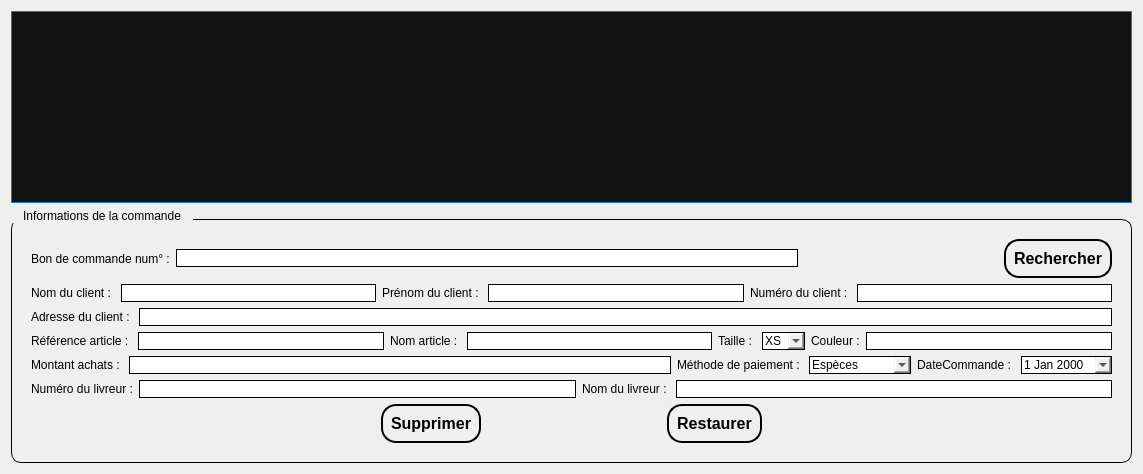
             <widget class="QWidget" name="tab_24">
              <attribute name="title">
               <string>  Backup  Commande  </string>
              </attribute>
              <layout class="QGridLayout" name="gridLayout_49">
               <item row="0" column="0">
                <layout class="QVBoxLayout" name="verticalLayout_26">
                 <item>
                  <widget class="QTableView" name="consulter_l_2">
                   <property name="styleSheet">
                    <string notr="true">QTableView {
    background-color: #121212; /* Noir doux pour réduire le contraste */
    alternate-background-color: #1E1E1E; /* Lignes alternées légèrement plus claires */
    color: #E0E0E0; /* Texte gris clair pour un contraste doux */
    border: 1px solid #1A73E8; /* Ligne de bordure bleu clair */
    gridline-color:#00159b; /* Ligne de grille bleu clair */
    selection-background-color: #00159b; /* Bleu élégant pour la sélection */
    selection-color: #FFFFFF; /* Texte blanc pour la sélection */
    font: 11pt &quot;Segoe UI&quot;; /* Police moderne et élégante */
}

QHeaderView::section {
    background-color: #00159b; /* Bleu clair pour les en-têtes */
    color: #FFFFFF; /* Texte blanc pour les en-têtes */
    font: bold 11pt &quot;Segoe UI&quot;; /* Police légèrement plus grande et audacieuse */
    padding: 4px; /* Espacement interne pour un style fin */
    border: none; /* Suppression des bordures visibles */
    border-bottom: 2px solid #121212; /* Ligne de séparation fine entre l'en-tête et les données */
}

QTableCornerButton::section {
    background-color: #00159b; /* Coin supérieur gauche assorti aux en-têtes */
    border: none; /* Suppression de la bordure pour un style minimaliste */
}
</string>
                   </property>
                  </widget>
                 </item>
                 <item>
                  <widget class="QGroupBox" name="groupBox_21">
                   <property name="sizePolicy">
                    <sizepolicy hsizetype="Expanding" vsizetype="Expanding">
                     <horstretch>0</horstretch>
                     <verstretch>0</verstretch>
                    </sizepolicy>
                   </property>
                   <property name="styleSheet">
                    <string notr="true">QGroupBox {
    border: 1px solid ; /* Bordure plus fine et élégante */
    border-radius: 10px;       /* Coins arrondis */
    padding: 10px;             /* Espace intérieur */
    margin-top: 10px;          /* Espace pour le titre */
}

QGroupBox::title {
    subcontrol-origin: margin;
    padding: 0 10px;                 /* Espace autour du titre */
    color: #000000;                  /* Couleur du texte du titre */
	color: rgb(0, 0, 0);       /* Fond du titre pour contraste */
    border-radius: 5px;              /* Coins arrondis du titre */
    font-weight: bold;               /* Met le titre en gras */
    font-size: 14px;                 /* Taille du texte */
}
</string>
                   </property>
                   <property name="title">
                    <string>Informations de la commande</string>
                   </property>
                   <layout class="QGridLayout" name="gridLayout_48">
                    <item row="0" column="0">
                     <layout class="QVBoxLayout" name="verticalLayout_43">
                      <item>
                       <layout class="QHBoxLayout" name="horizontalLayout_71">
                        <item>
                         <widget class="QLabel" name="label_145">
                          <property name="styleSheet">
                           <string notr="true">font: 600 9pt &quot;Segoe UI&quot;;
color: rgb(0, 0, 0);</string>
                          </property>
                          <property name="text">
                           <string>Bon de commande num° :</string>
                          </property>
                         </widget>
                        </item>
                        <item>
                         <widget class="QLineEdit" name="l_refl_s_2">
                          <property name="minimumSize">
                           <size>
                            <width>100</width>
                            <height>0</height>
                           </size>
                          </property>
                          <property name="styleSheet">
                           <string notr="true">color: rgb(0, 0, 0);
border: 1px solid black;
font: 600 10pt &quot;Segoe UI&quot;;</string>
                          </property>
                          <property name="readOnly">
                           <bool>false</bool>
                          </property>
                         </widget>
                        </item>
                        <item>
                         <spacer name="horizontalSpacer_53">
                          <property name="orientation">
                           <enum>Qt::Orientation::Horizontal</enum>
                          </property>
                          <property name="sizeType">
                           <enum>QSizePolicy::Policy::Fixed</enum>
                          </property>
                          <property name="sizeHint" stdset="0">
                           <size>
                            <width>200</width>
                            <height>20</height>
                           </size>
                          </property>
                         </spacer>
                        </item>
                        <item>
                         <widget class="QPushButton" name="b_rechercher_s_2">
                          <property name="styleSheet">
                           <string notr="true">QPushButton {
    color: black;                  /* Couleur du texte par défaut */
    border: 2px solid black;     /* Bordure légèrement plus foncée */
    border-radius: 15px;            /* Coins arrondis */
    padding: 8px 8px;             /* Espacement interne */
    font-size: 16px;               /* Taille de police */
    font-weight: bold;             /* Texte en gras */
    transition: background-color 0.3s ease; /* Transition douce pour la couleur */
}

QPushButton:hover {
    background-color: #00159b;     /* Couleur de fond au clic */
    color: white;                  /* Texte en blanc au clic */
}

QPushButton:pressed {
    background-color: #00159b;     /* Couleur de fond au clic */
    color: white;                  /* Texte en blanc au clic */
}
</string>
                          </property>
                          <property name="text">
                           <string>Rechercher</string>
                          </property>
                         </widget>
                        </item>
                       </layout>
                      </item>
                      <item>
                       <layout class="QHBoxLayout" name="horizontalLayout_65">
                        <item>
                         <widget class="QLabel" name="label_132">
                          <property name="styleSheet">
                           <string notr="true">font: 600 9pt &quot;Segoe UI&quot;;
color: rgb(0, 0, 0);</string>
                          </property>
                          <property name="text">
                           <string>Nom du client : </string>
                          </property>
                         </widget>
                        </item>
                        <item>
                         <widget class="QLineEdit" name="l_nomClientl_s_2">
                          <property name="minimumSize">
                           <size>
                            <width>100</width>
                            <height>0</height>
                           </size>
                          </property>
                          <property name="styleSheet">
                           <string notr="true">color: rgb(0, 0, 0);
border: 1px solid black;
font: 600 10pt &quot;Segoe UI&quot;;</string>
                          </property>
                          <property name="readOnly">
                           <bool>true</bool>
                          </property>
                         </widget>
                        </item>
                        <item>
                         <widget class="QLabel" name="label_133">
                          <property name="styleSheet">
                           <string notr="true">font: 600 9pt &quot;Segoe UI&quot;;
color: rgb(0, 0, 0);</string>
                          </property>
                          <property name="text">
                           <string>Prénom du client : </string>
                          </property>
                         </widget>
                        </item>
                        <item>
                         <widget class="QLineEdit" name="l_prenomClientl_s_2">
                          <property name="minimumSize">
                           <size>
                            <width>100</width>
                            <height>0</height>
                           </size>
                          </property>
                          <property name="styleSheet">
                           <string notr="true">color: rgb(0, 0, 0);
border: 1px solid black;
font: 600 10pt &quot;Segoe UI&quot;;</string>
                          </property>
                          <property name="readOnly">
                           <bool>true</bool>
                          </property>
                         </widget>
                        </item>
                        <item>
                         <widget class="QLabel" name="label_134">
                          <property name="styleSheet">
                           <string notr="true">font: 600 9pt &quot;Segoe UI&quot;;
color: rgb(0, 0, 0);</string>
                          </property>
                          <property name="text">
                           <string>Numéro du client : </string>
                          </property>
                         </widget>
                        </item>
                        <item>
                         <widget class="QLineEdit" name="l_idcl_s_2">
                          <property name="minimumSize">
                           <size>
                            <width>100</width>
                            <height>0</height>
                           </size>
                          </property>
                          <property name="styleSheet">
                           <string notr="true">color: rgb(0, 0, 0);
border: 1px solid black;
font: 600 10pt &quot;Segoe UI&quot;;</string>
                          </property>
                          <property name="readOnly">
                           <bool>true</bool>
                          </property>
                         </widget>
                        </item>
                       </layout>
                      </item>
                      <item>
                       <layout class="QHBoxLayout" name="horizontalLayout_66">
                        <item>
                         <widget class="QLabel" name="label_135">
                          <property name="styleSheet">
                           <string notr="true">font: 600 9pt &quot;Segoe UI&quot;;
color: rgb(0, 0, 0);</string>
                          </property>
                          <property name="text">
                           <string>Adresse du client : </string>
                          </property>
                         </widget>
                        </item>
                        <item>
                         <widget class="QLineEdit" name="l_adresseClientl_s_2">
                          <property name="minimumSize">
                           <size>
                            <width>100</width>
                            <height>0</height>
                           </size>
                          </property>
                          <property name="styleSheet">
                           <string notr="true">color: rgb(0, 0, 0);
border: 1px solid black;
font: 600 10pt &quot;Segoe UI&quot;;</string>
                          </property>
                          <property name="readOnly">
                           <bool>true</bool>
                          </property>
                         </widget>
                        </item>
                       </layout>
                      </item>
                      <item>
                       <layout class="QHBoxLayout" name="horizontalLayout_67">
                        <item>
                         <widget class="QLabel" name="label_136">
                          <property name="styleSheet">
                           <string notr="true">font: 600 9pt &quot;Segoe UI&quot;;
color: rgb(0, 0, 0);</string>
                          </property>
                          <property name="text">
                           <string>Référence article : </string>
                          </property>
                         </widget>
                        </item>
                        <item>
                         <widget class="QLineEdit" name="l_refArticlel_s_2">
                          <property name="minimumSize">
                           <size>
                            <width>100</width>
                            <height>0</height>
                           </size>
                          </property>
                          <property name="styleSheet">
                           <string notr="true">color: rgb(0, 0, 0);
border: 1px solid black;
font: 600 9pt &quot;Segoe UI&quot;;</string>
                          </property>
                          <property name="readOnly">
                           <bool>true</bool>
                          </property>
                         </widget>
                        </item>
                        <item>
                         <widget class="QLabel" name="label_137">
                          <property name="styleSheet">
                           <string notr="true">font: 600 9pt &quot;Segoe UI&quot;;
color: rgb(0, 0, 0);</string>
                          </property>
                          <property name="text">
                           <string>Nom article : </string>
                          </property>
                         </widget>
                        </item>
                        <item>
                         <widget class="QLineEdit" name="l_nomArticlel_s_2">
                          <property name="minimumSize">
                           <size>
                            <width>100</width>
                            <height>0</height>
                           </size>
                          </property>
                          <property name="styleSheet">
                           <string notr="true">color: rgb(0, 0, 0);
border: 1px solid black;
font: 600 10pt &quot;Segoe UI&quot;;</string>
                          </property>
                          <property name="readOnly">
                           <bool>true</bool>
                          </property>
                         </widget>
                        </item>
                        <item>
                         <widget class="QLabel" name="label_138">
                          <property name="styleSheet">
                           <string notr="true">font: 600 9pt &quot;Segoe UI&quot;;
color: rgb(0, 0, 0);</string>
                          </property>
                          <property name="text">
                           <string>Taille : </string>
                          </property>
                         </widget>
                        </item>
                        <item>
                         <widget class="QComboBox" name="l_tailleArticlel_s_2">
                          <property name="styleSheet">
                           <string notr="true">color: rgb(0, 0, 0);
border: 1px solid black;
font: 600 10pt &quot;Segoe UI&quot;;</string>
                          </property>
                          <property name="editable">
                           <bool>true</bool>
                          </property>
                          <item>
                           <property name="text">
                            <string>XS</string>
                           </property>
                          </item>
                          <item>
                           <property name="text">
                            <string>S</string>
                           </property>
                          </item>
                          <item>
                           <property name="text">
                            <string>M</string>
                           </property>
                          </item>
                          <item>
                           <property name="text">
                            <string>L</string>
                           </property>
                          </item>
                          <item>
                           <property name="text">
                            <string>XL</string>
                           </property>
                          </item>
                          <item>
                           <property name="text">
                            <string>XXL</string>
                           </property>
                          </item>
                         </widget>
                        </item>
                        <item>
                         <widget class="QLabel" name="label_139">
                          <property name="styleSheet">
                           <string notr="true">font: 600 9pt &quot;Segoe UI&quot;;
color: rgb(0, 0, 0);</string>
                          </property>
                          <property name="text">
                           <string>Couleur :</string>
                          </property>
                         </widget>
                        </item>
                        <item>
                         <widget class="QLineEdit" name="l_couleurArticlel_s_2">
                          <property name="minimumSize">
                           <size>
                            <width>100</width>
                            <height>0</height>
                           </size>
                          </property>
                          <property name="styleSheet">
                           <string notr="true">color: rgb(0, 0, 0);
border: 1px solid black;
font: 600 10pt &quot;Segoe UI&quot;;</string>
                          </property>
                          <property name="readOnly">
                           <bool>true</bool>
                          </property>
                         </widget>
                        </item>
                       </layout>
                      </item>
                      <item>
                       <layout class="QHBoxLayout" name="horizontalLayout_68">
                        <item>
                         <widget class="QLabel" name="label_140">
                          <property name="styleSheet">
                           <string notr="true">font: 600 9pt &quot;Segoe UI&quot;;
color: rgb(0, 0, 0);</string>
                          </property>
                          <property name="text">
                           <string>Montant achats : </string>
                          </property>
                         </widget>
                        </item>
                        <item>
                         <widget class="QLineEdit" name="l_montantAchatsl_s_2">
                          <property name="minimumSize">
                           <size>
                            <width>100</width>
                            <height>0</height>
                           </size>
                          </property>
                          <property name="styleSheet">
                           <string notr="true">color: rgb(0, 0, 0);
border: 1px solid black;
font: 600 10pt &quot;Segoe UI&quot;;</string>
                          </property>
                          <property name="readOnly">
                           <bool>true</bool>
                          </property>
                         </widget>
                        </item>
                        <item>
                         <widget class="QLabel" name="label_141">
                          <property name="styleSheet">
                           <string notr="true">font: 600 9pt &quot;Segoe UI&quot;;
color: rgb(0, 0, 0);</string>
                          </property>
                          <property name="text">
                           <string>Méthode de paiement : </string>
                          </property>
                         </widget>
                        </item>
                        <item>
                         <widget class="QComboBox" name="l_methodePaiement_s_2">
                          <property name="styleSheet">
                           <string notr="true">color: rgb(0, 0, 0);
border: 1px solid black;
font: 600 10pt &quot;Segoe UI&quot;;</string>
                          </property>
                          <property name="editable">
                           <bool>true</bool>
                          </property>
                          <item>
                           <property name="text">
                            <string>Espèces</string>
                           </property>
                          </item>
                          <item>
                           <property name="text">
                            <string>Carte Bancaire</string>
                           </property>
                          </item>
                          <item>
                           <property name="text">
                            <string>Chèque</string>
                           </property>
                          </item>
                         </widget>
                        </item>
                        <item>
                         <widget class="QLabel" name="label_142">
                          <property name="styleSheet">
                           <string notr="true">font: 600 9pt &quot;Segoe UI&quot;;
color: rgb(0, 0, 0);</string>
                          </property>
                          <property name="text">
                           <string>DateCommande : </string>
                          </property>
                         </widget>
                        </item>
                        <item>
                         <widget class="QDateEdit" name="l_dateCommande_s_2">
                          <property name="enabled">
                           <bool>true</bool>
                          </property>
                          <property name="styleSheet">
                           <string notr="true">color: rgb(0, 0, 0);
border: 1px solid black;
font: 600 10pt &quot;Segoe UI&quot;;</string>
                          </property>
                          <property name="calendarPopup">
                           <bool>true</bool>
                          </property>
                         </widget>
                        </item>
                       </layout>
                      </item>
                      <item>
                       <layout class="QHBoxLayout" name="horizontalLayout_69">
                        <item>
                         <widget class="QLabel" name="label_143">
                          <property name="styleSheet">
                           <string notr="true">font: 600 9pt &quot;Segoe UI&quot;;
color: rgb(0, 0, 0);</string>
                          </property>
                          <property name="text">
                           <string>Numéro du livreur :</string>
                          </property>
                         </widget>
                        </item>
                        <item>
                         <widget class="QLineEdit" name="l_idel_s_2">
                          <property name="minimumSize">
                           <size>
                            <width>100</width>
                            <height>0</height>
                           </size>
                          </property>
                          <property name="styleSheet">
                           <string notr="true">color: rgb(0, 0, 0);
border: 1px solid black;
font: 600 10pt &quot;Segoe UI&quot;;</string>
                          </property>
                          <property name="readOnly">
                           <bool>true</bool>
                          </property>
                         </widget>
                        </item>
                        <item>
                         <widget class="QLabel" name="label_144">
                          <property name="styleSheet">
                           <string notr="true">font: 600 9pt &quot;Segoe UI&quot;;
color: rgb(0, 0, 0);</string>
                          </property>
                          <property name="text">
                           <string>Nom du livreur : </string>
                          </property>
                         </widget>
                        </item>
                        <item>
                         <widget class="QLineEdit" name="l_nomLivreurl_s_2">
                          <property name="minimumSize">
                           <size>
                            <width>100</width>
                            <height>0</height>
                           </size>
                          </property>
                          <property name="styleSheet">
                           <string notr="true">color: rgb(0, 0, 0);
border: 1px solid black;
font: 600 10pt &quot;Segoe UI&quot;;</string>
                          </property>
                          <property name="readOnly">
                           <bool>true</bool>
                          </property>
                         </widget>
                        </item>
                       </layout>
                      </item>
                      <item>
                       <layout class="QHBoxLayout" name="horizontalLayout_70">
                        <item>
                         <spacer name="horizontalSpacer_39">
                          <property name="orientation">
                           <enum>Qt::Orientation::Horizontal</enum>
                          </property>
                          <property name="sizeType">
                           <enum>QSizePolicy::Policy::Preferred</enum>
                          </property>
                          <property name="sizeHint" stdset="0">
                           <size>
                            <width>350</width>
                            <height>20</height>
                           </size>
                          </property>
                         </spacer>
                        </item>
                        <item>
                         <widget class="QPushButton" name="b_supprimer_2">
                          <property name="styleSheet">
                           <string notr="true">QPushButton {
    color: black;                  /* Couleur du texte par défaut */
    border: 2px solid black;     /* Bordure légèrement plus foncée */
    border-radius: 15px;            /* Coins arrondis */
    padding: 8px 8px;             /* Espacement interne */
    font-size: 16px;               /* Taille de police */
    font-weight: bold;             /* Texte en gras */
    transition: background-color 0.3s ease; /* Transition douce pour la couleur */
}

QPushButton:hover {
    background-color: #00159b;     /* Couleur de fond au clic */
    color: white;                  /* Texte en blanc au clic */
}

QPushButton:pressed {
    background-color: #00159b;     /* Couleur de fond au clic */
    color: white;                  /* Texte en blanc au clic */
}
</string>
                          </property>
                          <property name="text">
                           <string>Supprimer</string>
                          </property>
                         </widget>
                        </item>
                        <item>
                         <spacer name="horizontalSpacer_59">
                          <property name="orientation">
                           <enum>Qt::Orientation::Horizontal</enum>
                          </property>
                          <property name="sizeType">
                           <enum>QSizePolicy::Policy::Fixed</enum>
                          </property>
                          <property name="sizeHint" stdset="0">
                           <size>
                            <width>180</width>
                            <height>38</height>
                           </size>
                          </property>
                         </spacer>
                        </item>
                        <item>
                         <widget class="QPushButton" name="b_restaurer">
                          <property name="styleSheet">
                           <string notr="true">QPushButton {
    color: black;                  /* Couleur du texte par défaut */
    border: 2px solid black;     /* Bordure légèrement plus foncée */
    border-radius: 15px;            /* Coins arrondis */
    padding: 8px 8px;             /* Espacement interne */
    font-size: 16px;               /* Taille de police */
    font-weight: bold;             /* Texte en gras */
    transition: background-color 0.3s ease; /* Transition douce pour la couleur */
}

QPushButton:hover {
    background-color: #00159b;     /* Couleur de fond au clic */
    color: white;                  /* Texte en blanc au clic */
}

QPushButton:pressed {
    background-color: #00159b;     /* Couleur de fond au clic */
    color: white;                  /* Texte en blanc au clic */
}
</string>
                          </property>
                          <property name="text">
                           <string>Restaurer</string>
                          </property>
                         </widget>
                        </item>
                        <item>
                         <spacer name="horizontalSpacer_52">
                          <property name="orientation">
                           <enum>Qt::Orientation::Horizontal</enum>
                          </property>
                          <property name="sizeType">
                           <enum>QSizePolicy::Policy::Expanding</enum>
                          </property>
                          <property name="sizeHint" stdset="0">
                           <size>
                            <width>350</width>
                            <height>20</height>
                           </size>
                          </property>
                         </spacer>
                        </item>
                       </layout>
                      </item>
                     </layout>
                    </item>
                   </layout>
                  </widget>
                 </item>
                </layout>
               </item>
              </layout>
             </widget>
